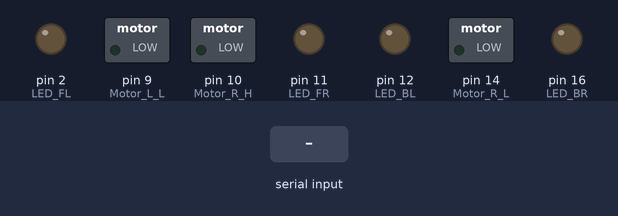
A sketch run on a simulated Arduino Uno, built with avr-gcc and run on an emulated ATmega328P. Parts: switched loads named in the sketch (green lamp = pin HIGH), output pins drawn as LEDs (lit = HIGH). The test bench sets the inputs (shaded band). Pins used as bus, display or sensor lines are not drawn.

Above: at 1.2 s.
1.3 s: "F" received over Serial
At 1.4 s:
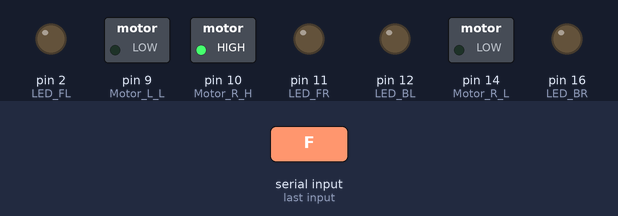
3.0 s: "B" received over Serial
At 3.1 s:
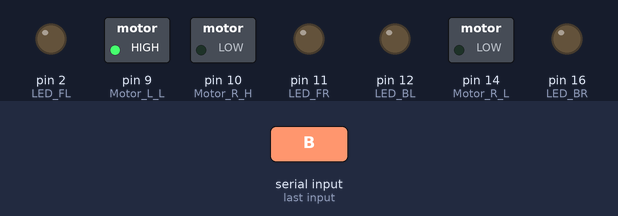
4.7 s: "L" received over Serial
At 4.8 s:
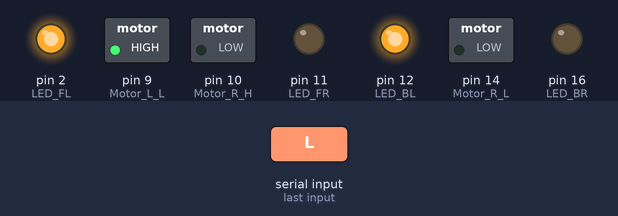
6.4 s: "R" received over Serial
At 6.5 s:
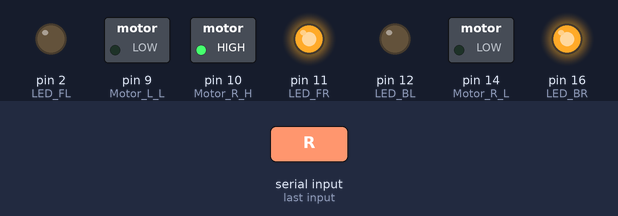
Timing chart, 0 to 9.1 s (numbered marks = the images above; inputs shaded):
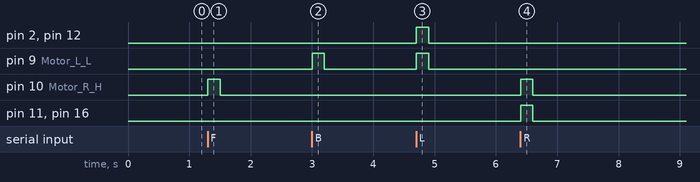

The sketch:

Stupid_Car.ino
```cpp
//1,9,10,14
int Motor_L_H = 1;
int Motor_L_L = 9;
int Motor_R_H = 10;
int Motor_R_L = 14;

//2,11,12,16
int LED_FL = 2;
int LED_FR = 11;
int LED_BL = 12;
int LED_BR = 16;

int Step = 200;

void setup()
{
    pinMode(Motor_L_H, OUTPUT);
    pinMode(Motor_L_L, OUTPUT);
    pinMode(Motor_R_H, OUTPUT);
    pinMode(Motor_R_L, OUTPUT);

    pinMode(LED_FL, OUTPUT);
    pinMode(LED_FR, OUTPUT);
    pinMode(LED_BL, OUTPUT);
    pinMode(LED_BR, OUTPUT);

    Serial.begin(9600);
}

void loop()
{
    String inputbuf = "";
    int serialFlag = 0;
    int i;
    int cnt = 0;

    while (Serial.available() > 0)
    {
            serialFlag = 1;
            inputbuf += char(Serial.read());
            cnt++;
            delay(1);
    }

    if (serialFlag)
    {
        for(i = 0; i < cnt; i++)
        {
            switch(inputbuf[i])
            {
                case 'F':   Forward();
                    break;
                case 'B':   Backward();
                    break;
                case 'L':   Turnleft();
                    break;
                case 'R':   TurnRight();
                    break;
                default:
                    break;
            }

        }

    }

}

void Forward()
{
    digitalWrite(Motor_L_H, HIGH);
    digitalWrite(Motor_L_L, LOW);
    digitalWrite(Motor_R_H, HIGH);
    digitalWrite(Motor_L_L, LOW);

    delay(Step);
    Stop();
}

void Backward()
{
    digitalWrite(Motor_L_H, LOW);
    digitalWrite(Motor_L_L, HIGH);
    digitalWrite(Motor_R_H, LOW);
    digitalWrite(Motor_L_L, HIGH);

    delay(Step);
    Stop();
}

void Turnleft()
{
    digitalWrite(Motor_L_H, HIGH);
    digitalWrite(Motor_L_L, LOW);
    digitalWrite(Motor_R_H, LOW);
    digitalWrite(Motor_L_L, HIGH);

    digitalWrite(LED_BL, HIGH);
    digitalWrite(LED_FL, HIGH);

    delay(Step);
    Stop();
}

void TurnRight()
{
    digitalWrite(Motor_L_H, LOW);
    digitalWrite(Motor_L_L, HIGH);
    digitalWrite(Motor_R_H, HIGH);
    digitalWrite(Motor_L_L, LOW);

    digitalWrite(LED_BR, HIGH);
    digitalWrite(LED_FR, HIGH);

    delay(Step);
    Stop();
}

void Stop()
{
    digitalWrite(Motor_L_H, LOW);
    digitalWrite(Motor_L_L, LOW);
    digitalWrite(Motor_R_H, LOW);
    digitalWrite(Motor_L_L, LOW);

    digitalWrite(LED_BL, LOW);
    digitalWrite(LED_BR, LOW);
    digitalWrite(LED_FL, LOW);
    digitalWrite(LED_FR, LOW);
}
```

Measured:
- after the input at 1.3 s, pin 10 (Motor_R_H): LOW → HIGH at once, → LOW 0.20 s later
- after the input at 3.0 s, pin 9 (Motor_L_L): LOW → HIGH at once, → LOW 0.20 s later
- after the input at 4.7 s, pin 2 (LED_FL), pin 9 (Motor_L_L), pin 12 (LED_BL): LOW → HIGH at once, → LOW 0.20 s later
- after the input at 6.4 s, pin 10 (Motor_R_H), pin 11 (LED_FR), pin 16 (LED_BR): LOW → HIGH at once, → LOW 0.20 s later
